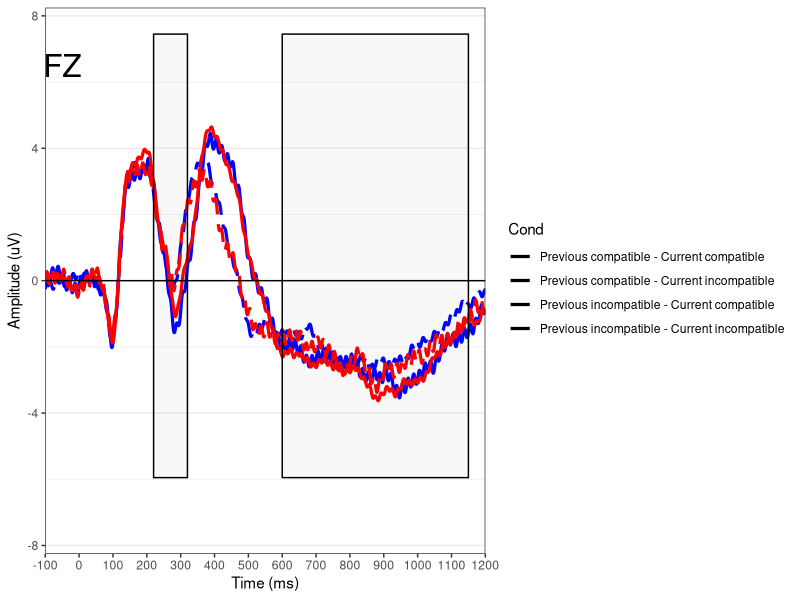
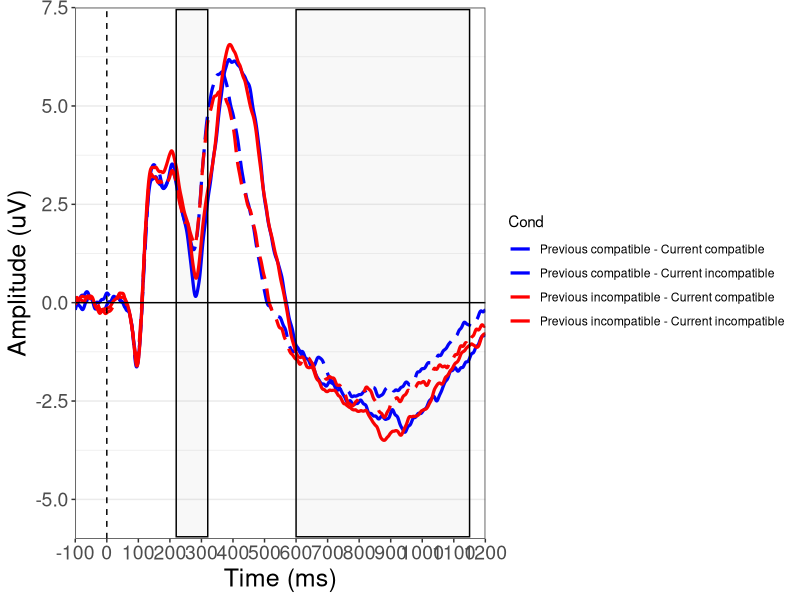
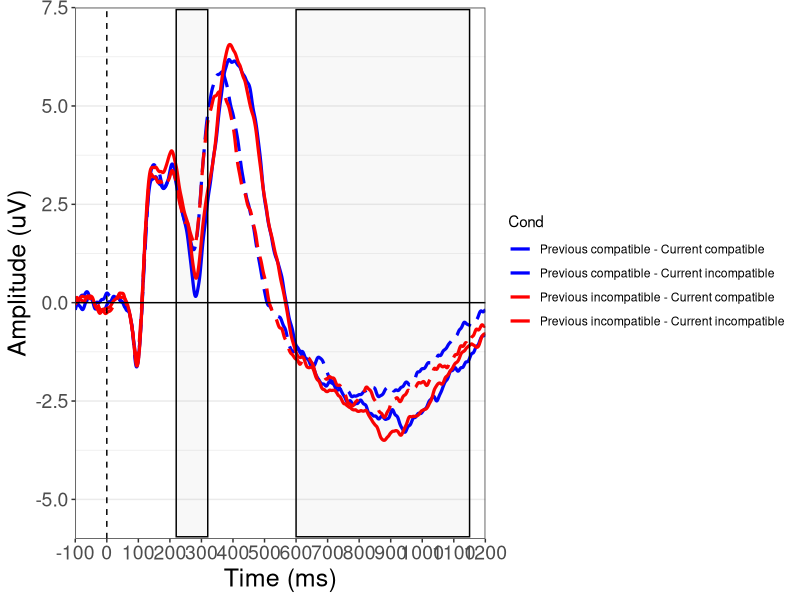

The R script that drew these images, in order:
require(ggplot2)


grandavg = read.delim("./GrandAvg_forPlotting.txt")


### make plots

top = 7.5
bottom = -6

N2box = annotate("rect",  
                 xmin=220, xmax=320, ymin=bottom+.05, ymax=top-.05, alpha=.04,
                 color="black") 

FSWbox =  annotate("rect",
                   xmin=600, xmax=1150, ymin=bottom+.05, ymax=top-.05,
                   alpha=.04,
                   color="black")

ERPline = geom_line(lwd=1.1,
                    aes(color = Cond, linetype = Cond))

condLinetype = c("longdash", "solid", "longdash", "solid")

condColors = c("blue", "blue", "red", "red")

none = element_blank() 



# Individual electrodes ----------------------------------------------------------------

ggplot(data=grandavg, aes(Time, FZ, group = Cond)) + 
  ERPline + 
  N2box +
  FSWbox +
  # add label for electrode
  annotate("text", label = "FZ", x = -50, y = 6.5, size = 8, colour = "black") +
  theme_bw() + 
  theme(panel.grid.major.x = none, panel.grid.minor.x = none) +
  scale_x_continuous("Time (ms)", 
                     limits=c(-100, 1200), 
                     expand=c(0,0),   # expand=c(0,0) removes extra space before & after data
                     breaks=c(-100, 0, 100, 200, 300, 400, 500, 600, 700, 800, 900, 1000, 1100, 1200)) +
  geom_hline(yintercept=0) + # adds x axis
  scale_y_continuous(limits =c(-7.5, 7.5)) +  # scale_y_reverse flips y axis
  ylab("Amplitude (uV)") +
  scale_color_manual(values=condColors) +
  scale_linetype_manual(values=condLinetype) +
  guides(color=FALSE) # Remove legend 




# Average electrode -------------------------------------------------------

ggplot(data=grandavg, aes(Time, avgElec9, group = Cond)) + 
  ERPline + 
  N2box +
  FSWbox +
  # add label for electrode
  #annotate("text", label = "All electrodes", x = 150, y = 6.5, size = 8, colour = "black") +
  theme_bw() + 
  theme(panel.grid.major.x = none, panel.grid.minor.x = none) +
  scale_x_continuous("Time (ms)", 
                     limits=c(-100, 1200), 
                     expand=c(0,0),   # expand=c(0,0) removes extra space before & after data
                     breaks=c(-100, 0, 100, 200, 300, 400, 500, 600, 700, 800, 900, 1000, 1100, 1200)) +
  geom_hline(yintercept=0) + # adds x axis
  geom_vline(xintercept=0, linetype="dashed") +
  scale_y_continuous(limits =c(bottom, top), expand=c(0,0)) +  # scale_y_reverse flips y axis
  ylab("Amplitude (uV)") +
  scale_color_manual(values=condColors) +
  #ggtitle("All subjects") +
  scale_linetype_manual(values=condLinetype) +
  theme(plot.title = element_text(hjust = 0.5),
        axis.title = element_text(size=18),
        axis.text.x = element_text(size=14),
        axis.text.y = element_text(size=14))
#  guides(color=FALSE) # Remove legend 

ggsave("./Figures/GrandAverage_allElec_allSubjects.tiff", width = 14, height = 8)



